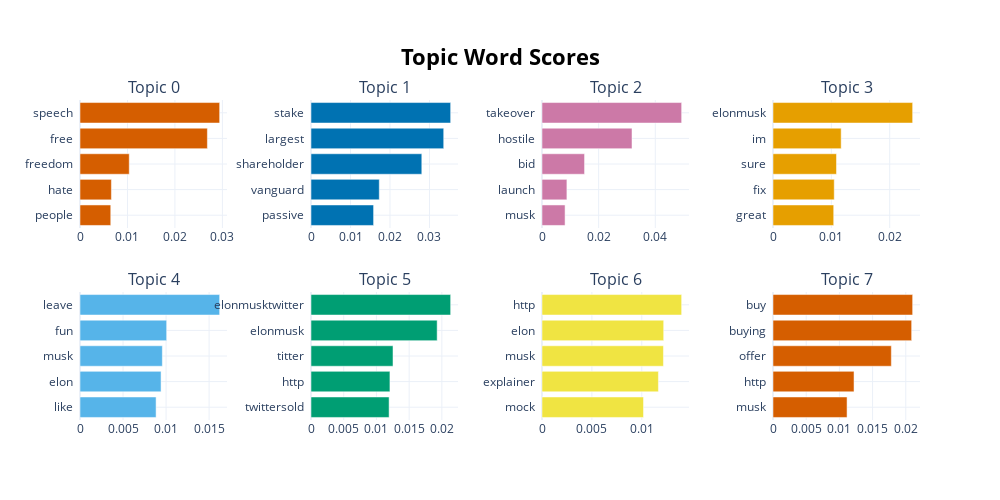

The notebook cell saved with this chart:
### Markdown cell above
<br>

**Mid-Tier**

The second group consists of authors who garnered between 1,000 and 70,000 Likes (Ranked 101 - 2779).

### Code cell
filename = "SourcesMid1.csv"
model = make_model(filename, " BETWEEN 1000 AND 70000 ")
model.visualize_barchart()

### Figure 1 — Plotly figure (JSON) as saved in the notebook; plotly's stock layout.template omitted (floating-point values rounded to 4 significant figures)
{"data": [{"marker": {"color": "#D55E00"}, "orientation": "h", "type": "bar", "x": [0.00648, 0.006615, 0.01038, 0.02684, 0.02942], "xaxis": "x", "y": ["people  ", "hate  ", "freedom  ", "free  ", "speech  "], "yaxis": "y"}, {"marker": {"color": "#0072B2"}, "orientation": "h", "type": "bar", "x": [0.01585, 0.01729, 0.02805, 0.0336, 0.03536], "xaxis": "x2", "y": ["passive  ", "vanguard  ", "shareholder  ", "largest  ", "stake  "], "yaxis": "y2"}, {"marker": {"color": "#CC79A7"}, "orientation": "h", "type": "bar", "x": [0.008148, 0.008791, 0.01503, 0.03178, 0.04931], "xaxis": "x3", "y": ["musk  ", "launch  ", "bid  ", "hostile  ", "takeover  "], "yaxis": "y3"}, {"marker": {"color": "#E69F00"}, "orientation": "h", "type": "bar", "x": [0.01041, 0.0105, 0.01088, 0.01168, 0.02394], "xaxis": "x4", "y": ["great  ", "fix  ", "sure  ", "im  ", "elonmusk  "], "yaxis": "y4"}, {"marker": {"color": "#56B4E9"}, "orientation": "h", "type": "bar", "x": [0.008841, 0.009418, 0.009568, 0.01007, 0.01623], "xaxis": "x5", "y": ["like  ", "elon  ", "musk  ", "fun  ", "leave  "], "yaxis": "y5"}, {"marker": {"color": "#009E73"}, "orientation": "h", "type": "bar", "x": [0.01194, 0.01206, 0.01253, 0.01928, 0.02134], "xaxis": "x6", "y": ["twittersold  ", "http  ", "titter  ", "elonmusk  ", "elonmusktwitter  "], "yaxis": "y6"}, {"marker": {"color": "#F0E442"}, "orientation": "h", "type": "bar", "x": [0.01018, 0.01167, 0.01217, 0.0122, 0.014], "xaxis": "x7", "y": ["mock  ", "explainer  ", "musk  ", "elon  ", "http  "], "yaxis": "y7"}, {"marker": {"color": "#D55E00"}, "orientation": "h", "type": "bar", "x": [0.01115, 0.0122, 0.01782, 0.02088, 0.02103], "xaxis": "x8", "y": ["musk  ", "http  ", "offer  ", "buying  ", "buy  "], "yaxis": "y8"}], "layout": {"annotations": [{"font": {"size": 16}, "showarrow": false, "text": "Topic 0", "x": 0.0875, "xanchor": "center", "xref": "paper", "y": 1, "yanchor": "bottom", "yref": "paper"}, {"font": {"size": 16}, "showarrow": false, "text": "Topic 1", "x": 0.3625, "xanchor": "center", "xref": "paper", "y": 1, "yanchor": "bottom", "yref": "paper"}, {"font": {"size": 16}, "showarrow": false, "text": "Topic 2", "x": 0.6375, "xanchor": "center", "xref": "paper", "y": 1, "yanchor": "bottom", "yref": "paper"}, {"font": {"size": 16}, "showarrow": false, "text": "Topic 3", "x": 0.9125, "xanchor": "center", "xref": "paper", "y": 1, "yanchor": "bottom", "yref": "paper"}, {"font": {"size": 16}, "showarrow": false, "text": "Topic 4", "x": 0.0875, "xanchor": "center", "xref": "paper", "y": 0.4, "yanchor": "bottom", "yref": "paper"}, {"font": {"size": 16}, "showarrow": false, "text": "Topic 5", "x": 0.3625, "xanchor": "center", "xref": "paper", "y": 0.4, "yanchor": "bottom", "yref": "paper"}, {"font": {"size": 16}, "showarrow": false, "text": "Topic 6", "x": 0.6375, "xanchor": "center", "xref": "paper", "y": 0.4, "yanchor": "bottom", "yref": "paper"}, {"font": {"size": 16}, "showarrow": false, "text": "Topic 7", "x": 0.9125, "xanchor": "center", "xref": "paper", "y": 0.4, "yanchor": "bottom", "yref": "paper"}], "height": 500, "hoverlabel": {"bgcolor": "white", "font": {"family": "Rockwell", "size": 16}}, "showlegend": false, "title": {"font": {"color": "Black", "size": 22}, "text": "<b>Topic Word Scores", "x": 0.5, "xanchor": "center", "yanchor": "top"}, "width": 1000, "xaxis": {"anchor": "y", "domain": [0, 0.175], "showgrid": true}, "xaxis2": {"anchor": "y2", "domain": [0.275, 0.45], "showgrid": true}, "xaxis3": {"anchor": "y3", "domain": [0.55, 0.725], "showgrid": true}, "xaxis4": {"anchor": "y4", "domain": [0.825, 1], "showgrid": true}, "xaxis5": {"anchor": "y5", "domain": [0, 0.175], "showgrid": true}, "xaxis6": {"anchor": "y6", "domain": [0.275, 0.45], "showgrid": true}, "xaxis7": {"anchor": "y7", "domain": [0.55, 0.725], "showgrid": true}, "xaxis8": {"anchor": "y8", "domain": [0.825, 1], "showgrid": true}, "yaxis": {"anchor": "x", "domain": [0.6, 1], "showgrid": true}, "yaxis2": {"anchor": "x2", "domain": [0.6, 1], "showgrid": true}, "yaxis3": {"anchor": "x3", "domain": [0.6, 1], "showgrid": true}, "yaxis4": {"anchor": "x4", "domain": [0.6, 1], "showgrid": true}, "yaxis5": {"anchor": "x5", "domain": [0, 0.4], "showgrid": true}, "yaxis6": {"anchor": "x6", "domain": [0, 0.4], "showgrid": true}, "yaxis7": {"anchor": "x7", "domain": [0, 0.4], "showgrid": true}, "yaxis8": {"anchor": "x8", "domain": [0, 0.4], "showgrid": true}}}
